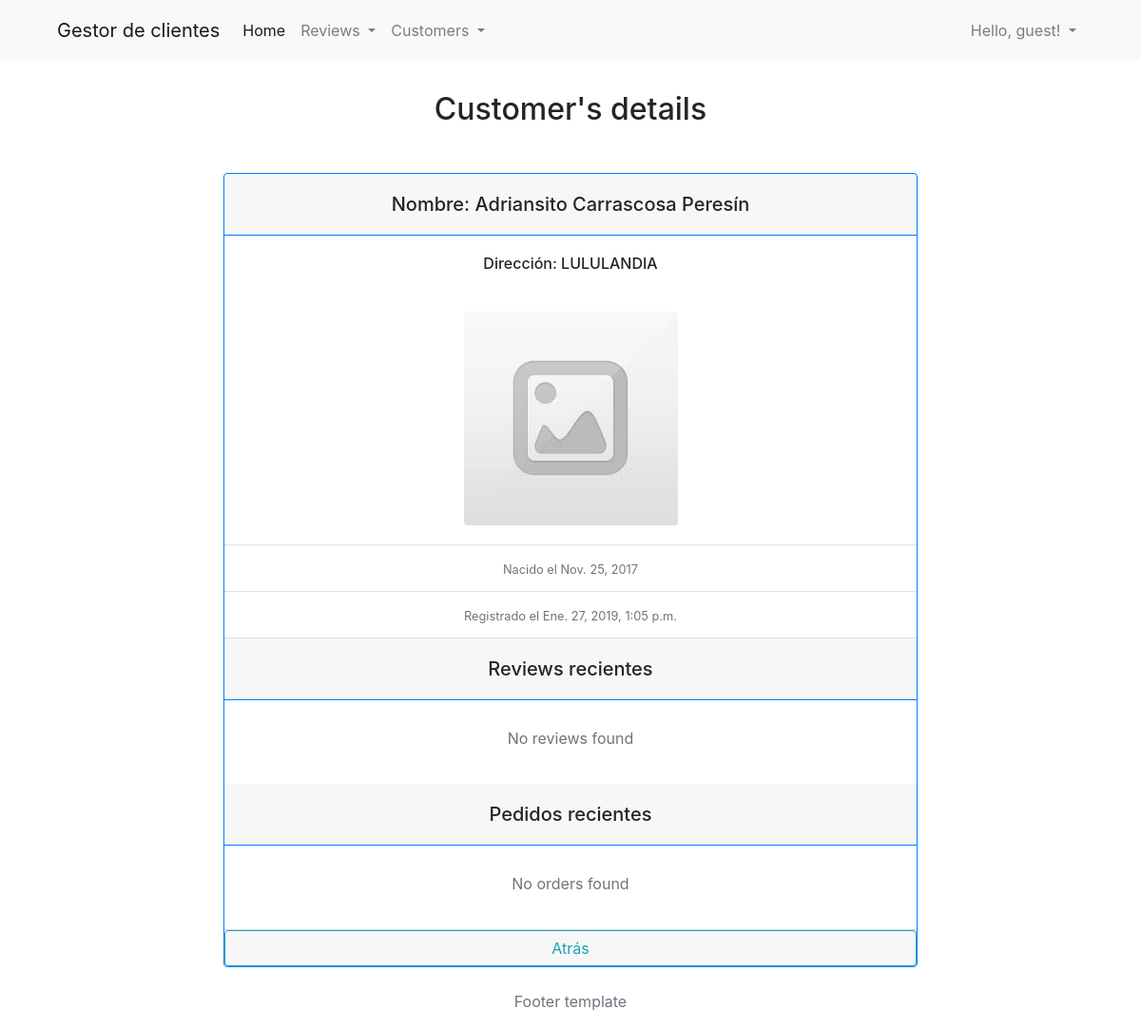
/cliente/clientes/3/adriansito-carrascosa-peresin/, run on an earlier commit of the app's database.
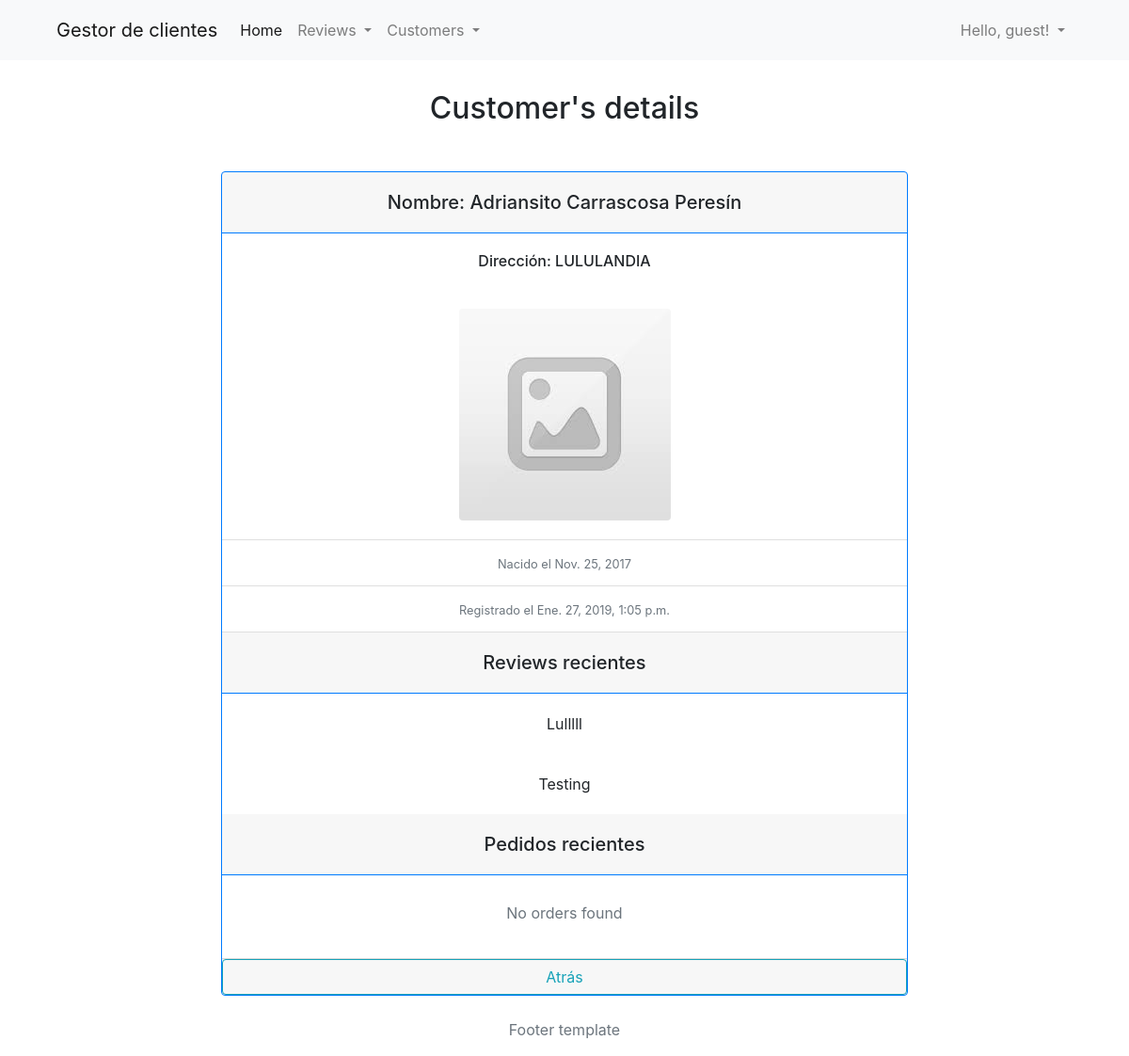
And on a later commit of the database.
### gestion_clientes/models.py (models this page shows, shortened)
class Review(models.Model):
    title = models.CharField(max_length = 40, verbose_name = "Título")
    content = models.TextField(max_length = 400, verbose_name = "Contenido")
    published = models.DateTimeField(auto_now_add = True, verbose_name = "Fecha de publicación")
    valoration = models.IntegerField(validators=[MinValueValidator(0), MaxValueValidator(5)], verbose_name = "Valoración")
    edited = models.DateTimeField(auto_now = True, verbose_name = "Fecha de edición")
    author = models.ForeignKey(Customer, on_delete = models.CASCADE, verbose_name = "Escrito por", related_name= "reviews", null = True, blank = True)
    class Meta:
        verbose_name = "Opinión"
        verbose_name_plural = "Opiniones"
        ordering = ("title", "published", "edited", "valoration")

### gestion_clientes/views.py (the view)
# urls.py: path('clientes/<int:pk>/<slug:slug>/', CustomerDetailsPage.as_view(), name = "customerDetails"),
class CustomerDetailsPage(DetailView):
    model = Customer
    template_name = "clientes/details.html"
    context_object_name = "customer"

### gestion_clientes/models.py (called while the page is built)
    @property
    def fullname(self):
        return "{} {} {}".format(self.name, self.middlename, self.lastname)

### gestion_clientes/templates/clientes/details.html (shortened to what this page needs)
{% extends 'base/base.html' %}
{% load static %}
{% block css %}
<link rel="stylesheet" type="text/css" href="{% static 'clientes/css/details.css' %}">
{% endblock css %}
{% block content %}
<div class="container mt-3">
    <div class="row">
        <div class="col-md-8 offset-md-2">
            <div class="text-center">
                <h2 class="mt-3 mb-5">Customer's details</h2>
                <div class="card border-primary">
                    <div class="card-header border-primary">
                        <h5 class="mt-2">Nombre:  {{ customer.fullname }}</h5>
                    </div>
                    <div class="card-body">
                        <h6 class="card-text">Dirección:  {{ customer.address }}</h6>
                    </div>
                    <div class="card-body">
                        {% if customer.image %}
                            <img class="img-fluid rounded mx-auto d-block" src="{{ customer.image.url }}" alt="My image">
                        {% else %}
                            <img class="img-fluid rounded mx-auto d-block" src={% static 'default.jpg' %} alt="My image">
                        {% endif %}
                    </div>
                    <ul class="list-group list-group-flush">
                        <li class="list-group-item">
                            <small class="text-muted">Nacido el {{ customer.birthday|default:"(No hay información)" }} </small>
                        </li>
                        <li class="list-group-item">
                            <small class="text-muted">Registrado el {{ customer.registered }} </small>
                        </li>
                    </ul>
                    <div class="card-header border-primary">
                        <h5 class="mt-2">Reviews recientes</h5>
                    </div>
                    {% for r in customer.reviews.all %}
                        <div class="card-body">
                            {{ r.title }}
                        </div>
                    {% empty %}
                        <div class="card-body">
                            <p class="text-muted mt-2">No reviews found</p>
                        </div>
                    {% endfor %}
                    <div class="card-header border-primary">
                        <h5 class="mt-2">Pedidos recientes</h5>
                    </div>
                    {% for o in customer.customerOrders.all %}
                        <div class="card-body">
                            <p>Pedido Nº: {{ o.order_ref }}</p>
                        </div>
                    {% empty %}
                        <div class="card-body">
                            <p class="text-muted mt-2">No orders found</p>
                        </div>
                    {% endfor %}
                    <div class="card-footer p-0 link">
                        <a href="{% url 'customersIndex' %}" class="btn btn-block btn-outline-info"> Atrás</a>
                    </div>
                </div>
            </div>
        </div>
    </div>
</div>
{% endblock content %}

What changed in the data, as far as the page shows it:
added Review: title "Lulllll"
added Review: title "Testing"
Also different on the page:
text no longer shown: "No reviews found"
